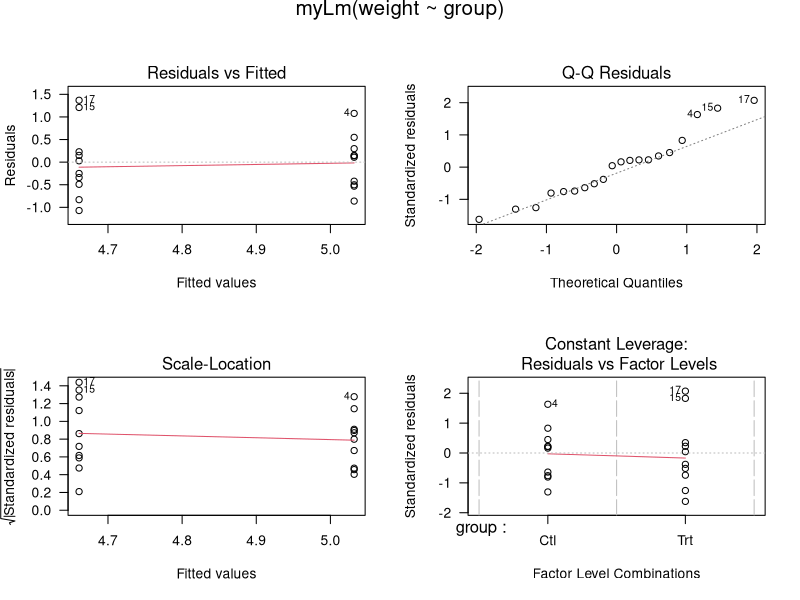

This chart was generated by the following R code:
## ---- chunk 1
knitr::opts_chunk$set(echo = TRUE)
knitr::opts_chunk$set(fig.align = "center")
## ---- chunk 2
myLm <- function (formula, data, subset, weights, na.action, method = "qr", 
    model = TRUE, x = FALSE, y = FALSE, qr = TRUE, singular.ok = TRUE, 
    contrasts = NULL, offset, ...) 
{
    ret.x <- x
    ret.y <- y
    cl <- match.call()
    mf <- match.call(expand.dots = FALSE)
    m <- match(c("formula", "data", "subset", "weights", "na.action", 
        "offset"), names(mf), 0L)
    mf <- mf[c(1L, m)]
    mf$drop.unused.levels <- TRUE
    mf[[1L]] <- quote(stats::model.frame)
    mf <- eval(mf, parent.frame())
    if (method == "model.frame") 
        return(mf)
    else if (method != "qr") 
        warning(gettextf("method = '%s' is not supported. Using 'qr'", 
            method), domain = NA)
    mt <- attr(mf, "terms")
    y <- model.response(mf, "numeric")
    w <- as.vector(model.weights(mf))
    if (!is.null(w) && !is.numeric(w)) 
        stop("'weights' must be a numeric vector")
    offset <- as.vector(model.offset(mf))
    if (!is.null(offset)) {
        if (length(offset) != NROW(y)) 
            stop(gettextf("number of offsets is %d, should equal %d (number of observations)", 
                length(offset), NROW(y)), domain = NA)
    }
    if (is.empty.model(mt)) {
        x <- NULL
        z <- list(coefficients = if (is.matrix(y)) matrix(, 0, 
            3) else numeric(), residuals = y, fitted.values = 0 * 
            y, weights = w, rank = 0L, df.residual = if (!is.null(w)) sum(w != 
            0) else if (is.matrix(y)) nrow(y) else length(y))
        if (!is.null(offset)) {
            z$fitted.values <- offset
            z$residuals <- y - offset
        }
    }
    else {
        x <- model.matrix(mt, mf, contrasts)
        z <- if (is.null(w)) 
            lm.fit(x, y, offset = offset, singular.ok = singular.ok, 
                ...)
        else lm.wfit(x, y, w, offset = offset, singular.ok = singular.ok, 
            ...)
    }
    class(z) <- c(if (is.matrix(y)) "mlm", "lm")
    z$na.action <- attr(mf, "na.action")
    z$offset <- offset
    z$contrasts <- attr(x, "contrasts")
    z$xlevels <- .getXlevels(mt, mf)
    z$call <- cl
    z$terms <- mt
    if (model) 
        z$model <- mf
    if (ret.x) 
        z$x <- x
    if (ret.y) 
        z$y <- y
    if (!qr) 
        z$qr <- NULL
    z
}
## ---- chunk 3
require(graphics)

## Annette Dobson (1990) "An Introduction to Generalized Linear Models".
## Page 9: Plant Weight Data.
ctl <- c(4.17,5.58,5.18,6.11,4.50,4.61,5.17,4.53,5.33,5.14)
trt <- c(4.81,4.17,4.41,3.59,5.87,3.83,6.03,4.89,4.32,4.69)
group <- gl(2, 10, 20, labels = c("Ctl","Trt"))
weight <- c(ctl, trt)

#debug(myLm)

lm.D9 <- myLm(weight ~ group)
lm.D90 <- myLm(weight ~ group - 1) # omitting intercept

anova(lm.D9)
summary(lm.D90)

opar <- par(mfrow = c(2,2), oma = c(0, 0, 1.1, 0))
plot(lm.D9, las = 1)      # Residuals, Fitted, ...
par(opar)

### less simple examples in "See Also" above

